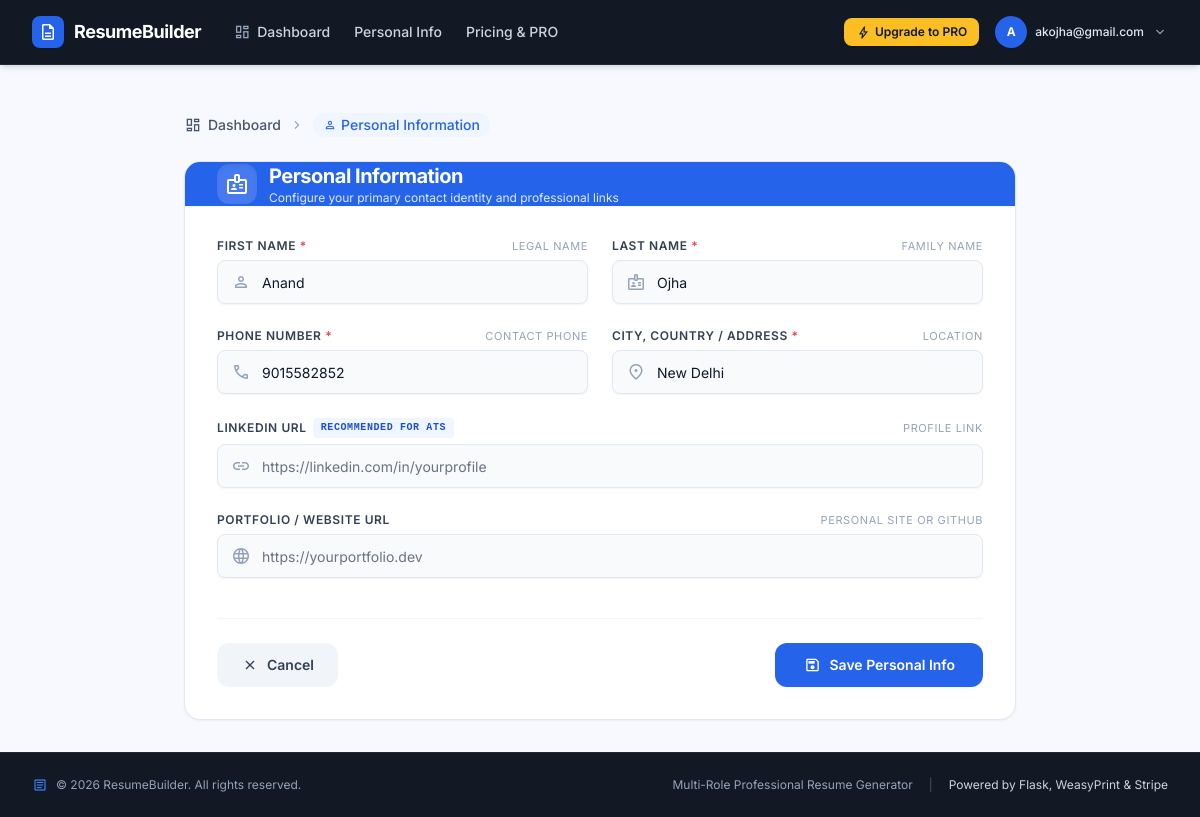
Page /dashboard/personal-info (signed in) on the earlier database version.
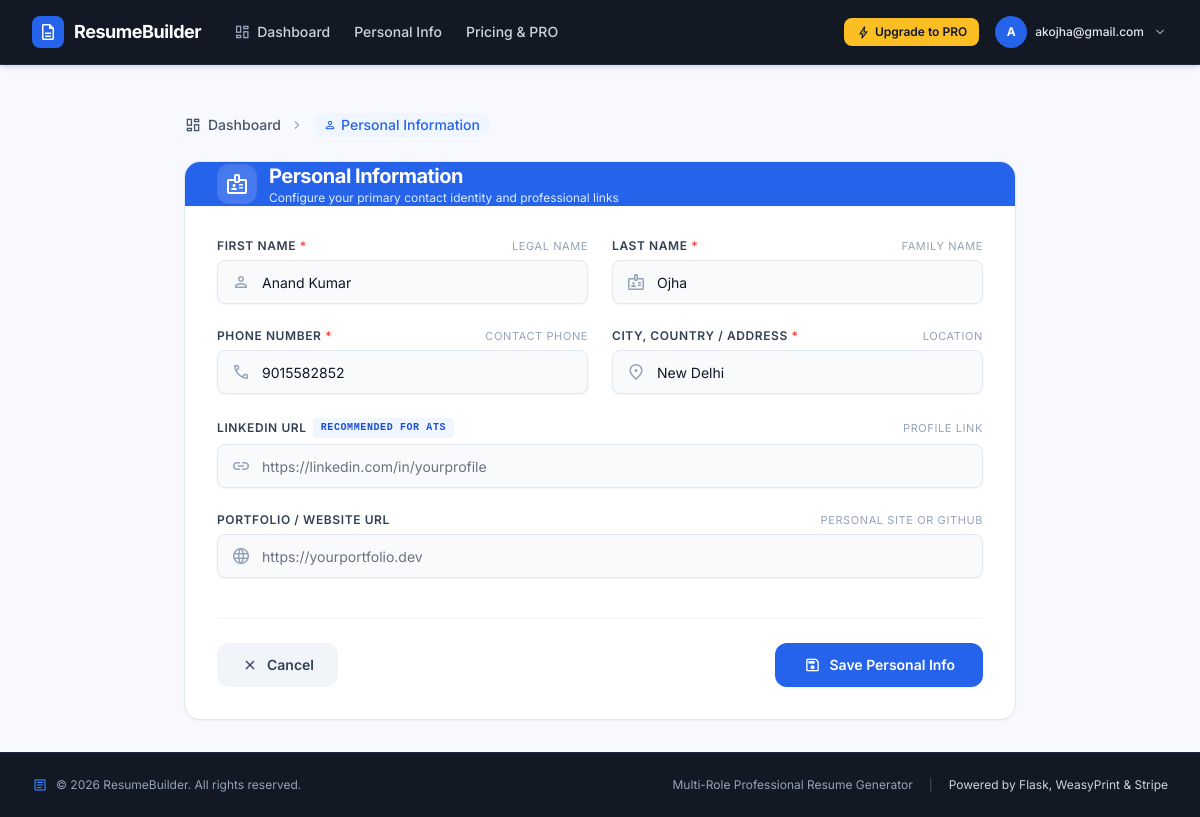
Same page on the later database version.
### app/models.py (models this page shows)
class PersonalInfo(db.Model):
    id = db.Column(db.Integer, primary_key=True)
    user_id = db.Column(db.Integer, db.ForeignKey('user.id'), nullable=False)
    first_name = db.Column(db.String(50), nullable=False)
    last_name = db.Column(db.String(50), nullable=False)
    phone = db.Column(db.String(20))
    address = db.Column(db.String(200))
    linkedin = db.Column(db.String(120))
    portfolio = db.Column(db.String(120))

### app/dashboard/routes.py (the view, shortened to what this page needs)
@dashboard.route('/personal-info', methods=['GET', 'POST'])
@login_required
def personal_info():
    info = PersonalInfo.query.filter_by(user_id=current_user.id).first()
    form = PersonalInfoForm(obj=info)
    return render_template('dashboard/personal_info.html', form=form)

### app/forms.py
class PersonalInfoForm(FlaskForm):
    first_name = StringField('First Name', validators=[DataRequired()])
    last_name = StringField('Last Name', validators=[DataRequired()])
    phone = StringField('Phone Number', validators=[DataRequired()])
    address = StringField('City, Country / Address', validators=[DataRequired()])
    linkedin = StringField('LinkedIn URL', validators=[Optional()])
    portfolio = StringField('Portfolio / Website URL', validators=[Optional()])
    submit = SubmitField('Save Personal Info')

### app/models.py (called while the page is built)
@login_manager.user_loader
def load_user(user_id):
    return db.session.get(User, int(user_id))

### app/templates/dashboard/personal_info.html (shortened to what the changed rows need)
{% extends 'base.html' %}
{% block content %}
<div class="max-w-4xl w-full mx-auto px-4 sm:px-6 lg:px-8 py-8 flex-grow">
    <div class="w-full bg-white rounded-2xl border border-slate-200 shadow-sm overflow-hidden flex flex-col">
        <div class="w-full bg-blue-600 text-white px-6 sm:px-8 py-4.5 flex items-center justify-between shadow-sm">
            <div class="flex items-center gap-3">
                <div>
                    <h1 class="text-lg sm:text-xl font-bold text-white tracking-tight leading-tight">Personal Information</h1>
                </div>
            </div>
        </div>
        <form method="POST" action="{{ url_for('dashboard.personal_info') }}" class="p-6 sm:p-8 flex flex-col gap-6" id="personalInfoForm">
            <div class="grid grid-cols-1 md:grid-cols-2 gap-6">
                <div class="flex flex-col gap-1.5">
                    <div class="relative flex items-center">
                        {% set fn_err = 'border-red-400 ring-1 ring-red-400' if form.first_name.errors else 'border-slate-200 focus:border-blue-500 focus:ring-2 focus:ring-blue-500/20' %}
                        <input class="w-full h-11 pl-11 pr-4 rounded-lg bg-slate-50 text-slate-900 text-sm border {{ fn_err }} focus:bg-white focus:outline-none transition-all shadow-sm"
                               id="first_name"
                               name="first_name"
                               placeholder="e.g. Alexander"
                               required
                               type="text"
                               value="{{ form.first_name.data or '' }}">
                    </div>
                </div>
                <div class="flex flex-col gap-1.5">
                    <div class="relative flex items-center">
                        {% set ln_err = 'border-red-400 ring-1 ring-red-400' if form.last_name.errors else 'border-slate-200 focus:border-blue-500 focus:ring-2 focus:ring-blue-500/20' %}
                        <input class="w-full h-11 pl-11 pr-4 rounded-lg bg-slate-50 text-slate-900 text-sm border {{ ln_err }} focus:bg-white focus:outline-none transition-all shadow-sm"
                               id="last_name"
                               name="last_name"
                               placeholder="e.g. Morgan"
                               required
                               type="text"
                               value="{{ form.last_name.data or '' }}">
                    </div>
                </div>
            </div>
            <div class="grid grid-cols-1 md:grid-cols-2 gap-6">
                <div class="flex flex-col gap-1.5">
                    <div class="relative flex items-center">
                        {% set ph_err = 'border-red-400 ring-1 ring-red-400' if form.phone.errors else 'border-slate-200 focus:border-blue-500 focus:ring-2 focus:ring-blue-500/20' %}
                        <input class="w-full h-11 pl-11 pr-4 rounded-lg bg-slate-50 text-slate-900 text-sm border {{ ph_err }} focus:bg-white focus:outline-none transition-all shadow-sm"
                               id="phone"
                               name="phone"
                               placeholder="+1 (555) 234-5678"
                               required
                               type="tel"
                               value="{{ form.phone.data or '' }}">
                    </div>
                </div>
                <div class="flex flex-col gap-1.5">
                    <div class="relative flex items-center">
                        {% set ad_err = 'border-red-400 ring-1 ring-red-400' if form.address.errors else 'border-slate-200 focus:border-blue-500 focus:ring-2 focus:ring-blue-500/20' %}
                        <input class="w-full h-11 pl-11 pr-4 rounded-lg bg-slate-50 text-slate-900 text-sm border {{ ad_err }} focus:bg-white focus:outline-none transition-all shadow-sm"
                               id="address"
                               name="address"
                               placeholder="San Francisco, CA, USA"
                               required
                               type="text"
                               value="{{ form.address.data or '' }}">
                    </div>
                </div>
            </div>
        </form>
    </div>
</div>
{% endblock %}

Differences in the rows shown:
changed PersonalInfo "Ojha": first_name "Anand" → "Anand Kumar"
